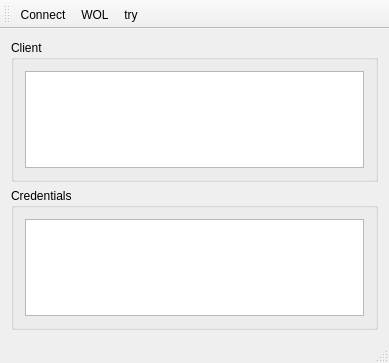
<?xml version="1.0" encoding="UTF-8"?>
<ui version="4.0">
 <class>MainWindow</class>
 <widget class="QMainWindow" name="MainWindow">
  <property name="geometry">
   <rect>
    <x>0</x>
    <y>0</y>
    <width>389</width>
    <height>363</height>
   </rect>
  </property>
  <property name="windowTitle">
   <string>MainWindow</string>
  </property>
  <widget class="QWidget" name="centralWidget">
   <layout class="QGridLayout" name="gridLayout_3">
    <item row="1" column="0">
     <widget class="QGroupBox" name="gboxCreds">
      <property name="title">
       <string>Credentials</string>
      </property>
      <layout class="QGridLayout" name="gridLayout">
       <item row="0" column="0">
        <widget class="QListWidget" name="listCreds">
         <property name="sizePolicy">
          <sizepolicy hsizetype="Expanding" vsizetype="Expanding">
           <horstretch>1</horstretch>
           <verstretch>1</verstretch>
          </sizepolicy>
         </property>
        </widget>
       </item>
      </layout>
     </widget>
    </item>
    <item row="0" column="0">
     <widget class="QGroupBox" name="gboxClient">
      <property name="title">
       <string>Client</string>
      </property>
      <layout class="QGridLayout" name="gridLayout_2">
       <item row="0" column="0">
        <widget class="QListWidget" name="listClient">
         <property name="sizePolicy">
          <sizepolicy hsizetype="Expanding" vsizetype="Expanding">
           <horstretch>0</horstretch>
           <verstretch>0</verstretch>
          </sizepolicy>
         </property>
        </widget>
       </item>
      </layout>
     </widget>
    </item>
   </layout>
  </widget>
  <widget class="QMenuBar" name="menuBar">
   <property name="geometry">
    <rect>
     <x>0</x>
     <y>0</y>
     <width>389</width>
     <height>24</height>
    </rect>
   </property>
  </widget>
  <widget class="QToolBar" name="mainToolBar">
   <attribute name="toolBarArea">
    <enum>TopToolBarArea</enum>
   </attribute>
   <attribute name="toolBarBreak">
    <bool>false</bool>
   </attribute>
   <addaction name="actConnect"/>
   <addaction name="actWOL"/>
   <addaction name="actTry"/>
  </widget>
  <widget class="QStatusBar" name="statusBar"/>
  <action name="actConnect">
   <property name="text">
    <string>Connect</string>
   </property>
  </action>
  <action name="actWOL">
   <property name="text">
    <string>WOL</string>
   </property>
  </action>
  <action name="actTry">
   <property name="text">
    <string>try</string>
   </property>
  </action>
 </widget>
 <layoutdefault spacing="6" margin="11"/>
 <resources/>
 <connections/>
</ui>
